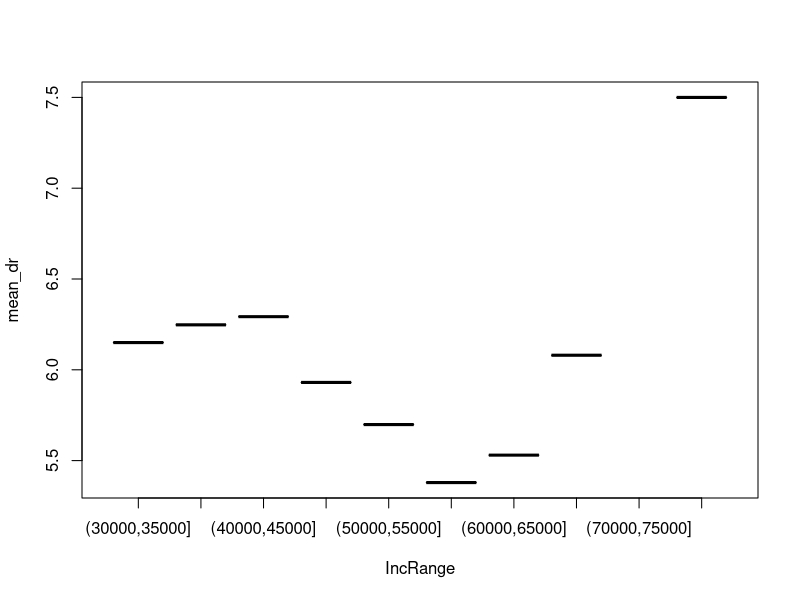
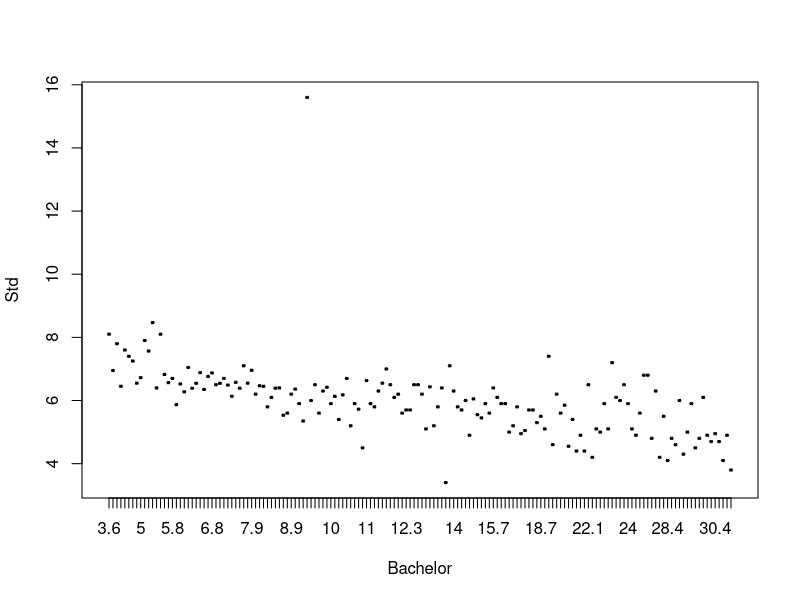
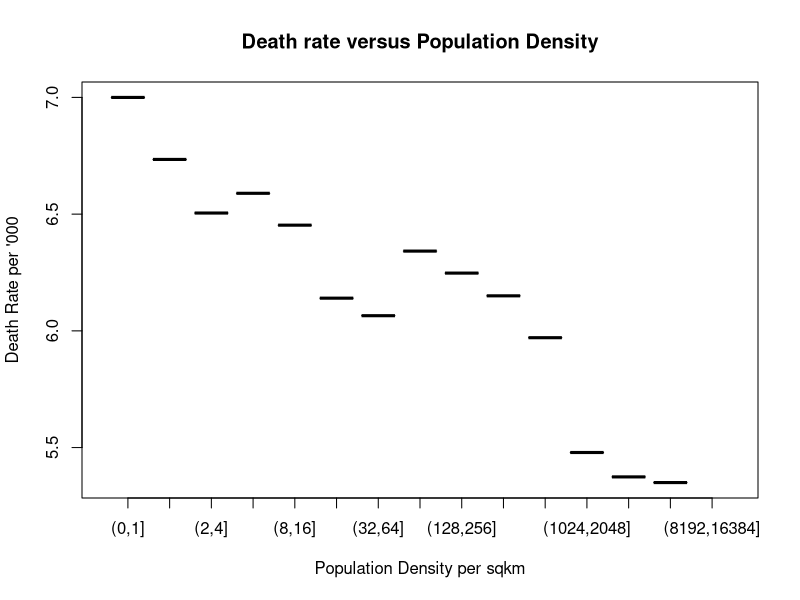
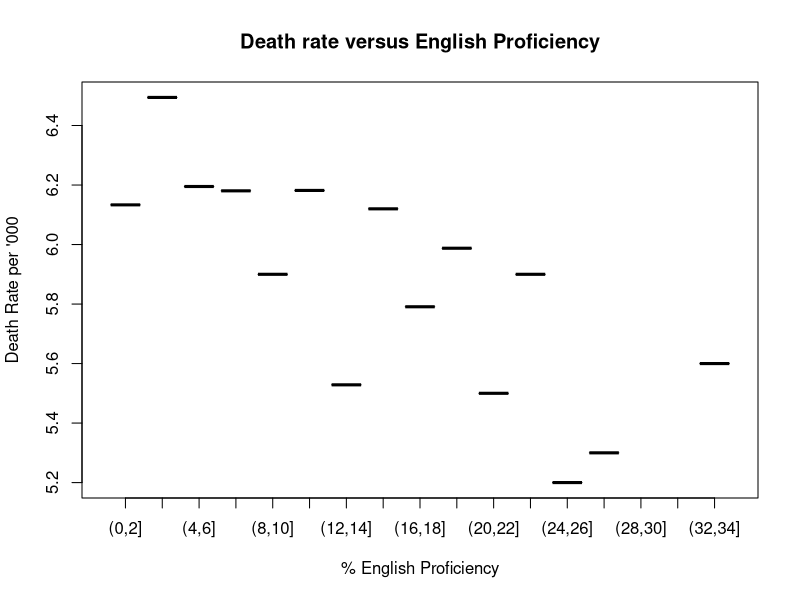

Source code (R) for these figures, in order:
library(openxlsx)
library(plyr)

##Population##
pop <- read.xlsx("14100DS0002_2017-03.xlsx",
                 sheet ="Population and People _LGA_1540",
                 startRow = 5)
pop[pop == "-"]<- NA

#Percentage Age distribution of Population
percent_age_dist <- subset(pop, select = c(2:12))
colnames(percent_age_dist) = percent_age_dist[2, ]
percent_age_dist <- percent_age_dist[-c(1:3),]

#Age distribution of population
age_dist <- subset(pop, select = c(2,3,51:69))
colnames(age_dist) = age_dist[2,]
age_dist <- age_dist[-c(1:3),]

#Age distribution of males
age_dist_m <- subset(pop, select = c(2,3,13:31))
colnames(age_dist_m) = age_dist_m[2,]
age_dist_m <- age_dist_m[-c(1:3),]

#Age distribution of females
age_dist_f <- subset(pop, select = c(2,3,32:50))
colnames(age_dist_f) = age_dist_f[2,]
age_dist_f <- age_dist_f[-c(1:3),]

#Percentage of working age population per area
work_age <- subset(pop, select = c(2,3,70))
colnames(work_age) = work_age[2,]
work_age <- work_age[-c(1:3),]

##Median Age##
#Median age per area
med_age <- subset(pop, select = c(2,3,71:73))
colnames(med_age) = med_age[2,]
med_age <- med_age[-c(1:3),]

##Births and Deaths##
#Births per area
birth <- subset(pop, select =c(2,3,74))
colnames(birth) = birth[1,]
birth <- birth[-c(1:3),]
#Fertility per female
fertility <- subset(pop, select =c(2,3,75))
colnames(fertility) = fertility[1,]
fertility <- fertility[-c(1:3),]
#Deaths per area
death <- subset(pop, select =c(2,3,76))
colnames(death) = death[1,]
death <- death[-c(1:3),]
#Standardised death per area
death_st <- subset(pop, select =c(2,3,77))
colnames(death_st) = death_st[1,]
death_st <- death_st[-c(1:3),]

##Population Desity##
pop_den <- subset (pop, select = c(2,3,78))
colnames(pop_den) = pop_den[3,]
pop_den <- pop_den[-c(1:3),]

#Percentage of Aboriginal people per area
perc_ind <- subset(pop, select =c(2,3,79))
colnames(perc_ind) = perc_ind[1,]
perc_ind <- perc_ind[-c(1:3),]

#Overseas Population
overseas_pop <- subset(pop, select =c(2,3,80:89), X81 != "-")
colnames(overseas_pop) = overseas_pop[1,]
overseas_pop <- overseas_pop[-c(1:3),]

##Migration##
#Arrivals
arrivals <- subset(pop, select =c(2,3,90))
colnames(arrivals) = arrivals[1,]
arrivals <- arrivals[-c(1:3),]

#Departures
departures <- subset(pop, select =c(2,3,91))
colnames(departures) = departures[1,]
departures <- departures[-c(1:3),]

#Net arrivals
net <- subset(pop, select =c(2,3,92))
colnames(net) = net[1,]
net <- net[-c(1:3),]

##Industry and Sectors##
ind <- read.xlsx("14100DS0004_2017-03.xlsx",
                 sheet = "Economy and Industry _LGA_15424",
                 startRow = 6)
ind[ind == "-"] <- NA

#Businesses with number of employees
num_emp <- subset(ind, select = c(2,3,4:8))
colnames(num_emp) = num_emp[1,]
num_emp <- num_emp[-c(1:2),]

#Business entries
bus_ent <- subset(ind, select = c(2,3,9:13))
colnames(bus_ent) = bus_ent[1,]
bus_ent <- bus_ent[-c(1:2),]

#Business exits
bus_exit <- subset(ind, select = c(2,3,14:18))
colnames(bus_exit) = bus_exit[1,]
bus_exit <- bus_exit[-c(1:2),]

#Businesses per industry
bus_ind <- subset(ind, select = c(2,3,19:39))
colnames(bus_ind) = bus_ind[1,]
bus_ind <- bus_ind[-c(1:2),]

#Building approvals
bud_app <- subset(ind, select = c(2,3,40:49))
colnames(bud_app) = bud_app[1,]
bud_app <- bud_app[-c(1:2),]

#Bankrupts
bankrupts <- subset(ind, select = c(2,3,54:56))
colnames(bankrupts) = bankrupts[1,]
bankrupts <- bankrupts[-c(1:2),]

#Percentage of workforce per industry
work_ind <- subset(ind, select = c(2,3,57:76))
colnames(work_ind) = work_ind[1,]
work_ind <- work_ind[-c(1:2),]
work_ind <- work_ind[work_ind$Manufacturing != "-",]

#Type of vehicle
vec_type <- subset(ind, select =c(2,3,77:86))
colnames(vec_type) = vec_type[1,]
vec_type <- vec_type[-c(1:2),]

#Vehicle fuel type
vec_fuel <- subset(ind, select = c(2,3,87:90))
colnames(vec_fuel) = vec_fuel[1,]
vec_fuel <- vec_fuel[-c(1:2),]

#Vehicle years since manufacture
vec_manu <- subset(ind, select = c(2,3,91:93))
colnames(vec_manu) = vec_manu[1,]
vec_manu <- vec_manu[-c(1:2),]

#Income Employment and Education
iee <- read.xlsx("14100DS0006_2017-03.xlsx",
                 sheet ="Income_Educ and Emp_Health_LGA_",
                 startRow = 6)
iee[iee == "-"] <- NA

##Estimates of personal income
epi <- subset(iee, select = c(2:21), X5 != "-")
colnames(epi) = epi[1,]
epi <- epi[-c(1:2),]

##Income##
#Number, median and total employee income
employee_income <- subset(epi, select = c(1,2,3:5))
#Number, median and total self-employed income
own_income <- subset(epi, select = c(1,2,6:8))
#Number, median and total investment income
invest_income <- subset(epi, select = c(1,2,9:11))
#Number, median and total super income
super_income <- subset(epi, select = c(1,2,12:14))
#Number, median and total other income
other_income <- subset(epi, select = c(1,2,15:17))
#Number, median and total total income
total_income <- subset(epi, select = c(1,2,18:20))

##Government Pensions and Allowances
gpa <- subset(iee, select = c(2,3,22:37))
colnames(gpa) = gpa[1,]
gpa <- gpa[-c(1:2),]

##Education
edu <- subset(iee, select = c(2,3,37:42), X37 != "-")
colnames(edu) = edu[1,]
edu <- edu[-c(1:2),]

##Occupation
ocu <- subset(iee, select = c(2,3,43:51), X44 != "-")
colnames(ocu) = ocu[1,]
ocu <- ocu[-c(1:2),]

##Youth Engagement with workforce
youth <- subset(iee, select = c(2,3,52:59), X53 != "-")
colnames(youth) = youth[1,]
youth <- youth[-c(1:2),]

##Labour force
lbf <- subset(iee, select = c(2,3,60:63), X61 != "-")
colnames(lbf) = lbf[1,]
lbf <- lbf[-c(1:2),]

#Family and Community, Land and Environment
fcle <- read.xlsx("14100DS0008_2017-03.xlsx",
                  sheet = "Family_Land_LGA_1546198",
                  startRow = 6)
fcle[fcle == "-"] <- NA

#Family and Community
fc <- subset(fcle, select = c(2,3,4:53), X7 != "-")
colnames(fc) = fc[1,]
fc <- fc[-c(1:2),]

#English proficiency
eng_prof <- subset(fc, select = c(1,2,3:7))

#Citizenship
citizen <- subset(fc, select = c(1,2,8:10))

#Transport to and from work
transport <- subset(fc, select = c(1,2,11:22))

#Total employed
t_employ <- subset(fc, select = c(1,2,23))

#Household size
#Lone, Group, Family, Total, Average
house_size <- subset(fc, select = c(1,2,24:28))

#Family size
fam_size <- subset(fc, select = c(1,2,29:36))

#Voluntary work / care
vol <- subset(fc, select = c(1,2,37:41))

#Internet connect
int <- subset(fc, select = c(1,2,42:45))

#Average rental and mortgage payments
avg_rent_mort <- subset(fc, select = c(1,2,46:47))

#SEIFA Decile Ranking
seifa <- subset(fc, select = c(1,2,48:51))

#Land and environment
le <- subset(fcle, select = c(2,3,53:70), LAND.AREA != "-")
colnames(le) = fcle[1,c(2,3,53:70)]
le <- le[-c(1),]

#Land
land <- subset(le, select = c(1,2,3:18))

#Solar Panel 
solar <- subset(le, select = c(1,2,19:20))

############################################################
############################################################
############################################################

##Sample Death vs income graph
colnames(death_st)[c(1,2,3)] <- c("Area", "Year", "Std")
colnames(employee_income)[c(1,2,3)] <- c("Area", "Year", "MedIncome")
#Select data who's year is 2013
death_st_13 <- death_st[death_st$Year == "2013",]
#Combine dataframes together
income_death <- merge(death_st_13, employee_income)
#Remove NA data
income_death <- na.omit(income_death)
#Convert data to numeric
income_death[c(3:6)] <- lapply(income_death[c(3:6)], as.numeric)
#Group the data based on income ranges (30000, 35000, 40000, ...)
income_death$IncRange <- cut(income_death$MedIncome, breaks=seq(30000, 80000, 5000), dig.lab=5)
#Average the death rate per income group
income_death_mean <- ddply(income_death, .(IncRange), summarize, mean_dr=mean(Std))
#Plot death rate per income group
boxplot(mean_dr~IncRange,income_death_mean)

##Education vs death
colnames(edu)[c(1,2)] <- c("Area", "Year")
death_st_11 <- death_st[death_st$Year == "2011",]
death_st_11 <- na.omit(death_st_11)
edu_death <- merge(edu, death_st_11)
edu_death[3:9] <- lapply(edu_death[3:9], as.numeric)
colnames(edu_death)[5] <- "Bachelor"
death_bach_mean <- aggregate(Std ~  Bachelor, edu_death, mean)
boxplot(Std~Bachelor, death_bach_mean, outline=FALSE)

##Population density
colnames(pop_den)[c(1,2,3)] <- c("Area", "Year", "PopDen")
pop_den_death <- merge(pop_den, death_st_11)
pop_den_death <- na.omit(pop_den_death)
pop_den_death[c(2:4)] <- lapply(pop_den_death[c(2:4)], as.numeric)
pop_den_death$PopDenRange <- cut(pop_den_death$PopDen, breaks=c(0,2^(0:14)), dig.lab = 5)
pop_den_death_mean <- ddply(pop_den_death, .(PopDenRange), summarize, mean_dr=mean(Std))
boxplot(mean_dr~PopDenRange, pop_den_death_mean, main = "Death rate versus Population Density", ylab = "Death Rate per '000", xlab = "Population Density per sqkm")

##English proficiency
colnames(eng_prof)[c(1,2)] <- c("Area", "Year")
eng_prof_death <- merge(eng_prof, death_st_11)
eng_prof_death <- na.omit(eng_prof_death)
colnames(eng_prof_death)[6] <- "NotProf"
eng_prof_death[c(2:8)] <- lapply(eng_prof_death[c(2:8)], as.numeric)
eng_prof_death$NotProfRange <- cut(eng_prof_death$NotProf, breaks=seq(0, 34, 2), dig.lab = 5)
eng_prof_death_mean <- ddply(eng_prof_death, .(NotProfRange), summarize, mean_dr=mean(Std))
boxplot(mean_dr~NotProfRange, eng_prof_death_mean, main = "Death rate versus English Proficiency", ylab = "Death Rate per '000", xlab = "% English Proficiency")
